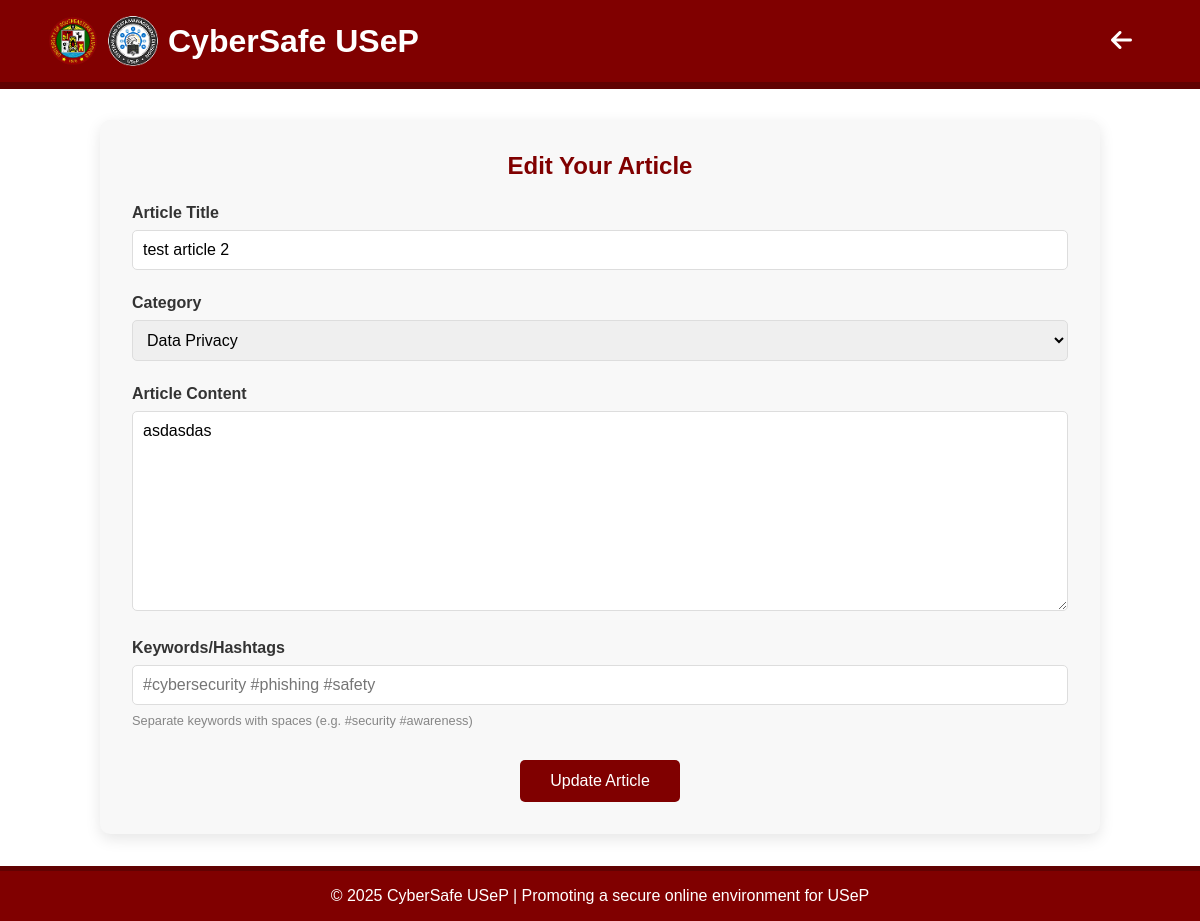
/cybersafeARTICLESUB.php?id=4 (signed in), run on the app's committed database.
### tables this page shows
CREATE TABLE IF NOT EXISTS `articles` (
  `articleID` int NOT NULL AUTO_INCREMENT,
  `userID` int DEFAULT NULL,
  `title` varchar(255) NOT NULL,
  `content` text NOT NULL,
  `category` varchar(50) NOT NULL,
  `submissionDate` datetime NOT NULL DEFAULT CURRENT_TIMESTAMP,
  `publicationDate` datetime DEFAULT NULL,
  `status` enum('pending','rejected','approved') NOT NULL DEFAULT 'pending',
  `keywords` varchar(255) NOT NULL,
  PRIMARY KEY (`articleID`),
  KEY `idx_articles_status` (`status`),
  KEY `idx_articles_user` (`userID`),
  KEY `idx_articles_category` (`category`),
  KEY `category` (`category`)
);

### cybersafeARTICLESUB.php (the view, shortened to what this page needs)
<?php
require_once 'db.php';
$userID    = $_SESSION['user_id'];
$articleID = isset($_GET['id']) ? (int)$_GET['id'] : 0;
$title     = '';
$category  = '';
$content   = '';
$keywords  = '';
if ($articleID > 0) {
    $stmt = $pdo->prepare("
        SELECT title, category, content, keywords
        FROM articles
        WHERE articleID = :aid
          AND userID    = :uid
    ");
    $stmt->execute(['aid' => $articleID, 'uid' => $userID]);
    if ($row = $stmt->fetch(PDO::FETCH_ASSOC)) {
        $title    = $row['title'];
        $category = $row['category'];
        $content  = $row['content'];
        $keywords = $row['keywords'];
    } else {
        header("Location: cybersafeOWNARTICLES.php");
        exit;
    }
}
?>
<!DOCTYPE html>
<html lang="en">
<head>
  <link rel="stylesheet" href="https://cdnjs.cloudflare.com/ajax/libs/font-awesome/6.0.0/css/all.min.css">
</head>
<body>
  <header class="header">
    <div id="logo">
      <img src="images/logo.jpg" alt="CyberSafe USeP Logo">
      <img src="images/sdmdlogo.png" alt="sdmdlogo">
      <h1>CyberSafe USeP</h1>
    </div>
    <div>
      <a href="cybersafeARTICLESv2.php" class="back-btn">
        <i class="fas fa-arrow-left"></i>
      </a>
    </div>
  </header>
  <main class="article-form">
    <h2><?= $articleID ? 'Edit Your Article' : 'Submit New Article' ?></h2>
    <form id="articleSubmissionForm" action="submit_article.php" method="POST">
      <div class="form-group">
        <label for="articleTitle">Article Title</label>
        <input
          type="text"
          id="articleTitle"
          name="title"
          class="form-control"
          required
          placeholder="Enter article title"
          value="<?= htmlspecialchars($title) ?>"
        >
      </div>
      <div class="form-group">
        <label for="articleCategory">Category</label>
        <select
          id="articleCategory"
          name="category"
          class="form-control"
          required
        >
          <?php
            $cats = [
              'phishing'=>'Phishing Awareness',
              'malware'=>'Malware Protection',
              'passwords'=>'Password Security',
              'privacy'=>'Data Privacy',
              'social'=>'Social Engineering',
              'bullying'=>'Cyberbullying',
              'other'=>'Other'
            ];
            foreach ($cats as $val=>$label):
          ?>
            <option value="<?= $val ?>" <?= $category===$val ? 'selected':'' ?>>
              <?= $label ?>
            </option>
          <?php endforeach; ?>
        </select>
      </div>
      <div class="form-group">
        <label for="articleContent">Article Content</label>
        <textarea
          id="articleContent"
          name="content"
          class="form-control"
          required
          placeholder="Write your article content here…"
        ><?= htmlspecialchars($content) ?></textarea>
      </div>
      <div class="form-group">
        <label for="articleHashtags">Keywords/Hashtags</label>
        <input
          type="text"
          id="articleHashtags"
          name="keywords"
          class="hashtags-input"
          placeholder="#cybersecurity #phishing #safety"
          value="<?= htmlspecialchars($keywords) ?>"
        >
        <p class="hashtags-hint">Separate keywords with spaces (e.g. #security #awareness)</p>
      </div>
      <button type="submit" class="submit-btn">
        <?= $articleID ? 'Update Article' : 'Submit Article' ?>
      </button>
    </form>
  </main>
  <footer>
    &copy; 2025 CyberSafe USeP | Promoting a secure online environment for USeP
  </footer>
</body>
</html>

### cybersafeARTICLESUB.php (style rules this page uses)
* { margin: 0; padding: 0; box-sizing: border-box; font-family: Arial, sans-serif; }
body { background-color: #ffffff; color: #333; }
.header { display: flex; justify-content: space-between; align-items: center; background-color: maroon; border-bottom: 7px solid rgb(97, 2, 2); padding: 1rem 3rem; position: fixed; width: 100%; top: 0; left: 0; z-index: 1001; }
.header img { width: 50px; height: 50px; }
.header #logo { gap: 10px; align-items: center; color: white; display: flex; }
.back-btn { color: white; font-size: 1.5rem; text-decoration: none; margin-right: 20px; }
.article-form { max-width: 1000px; margin: 2rem auto; margin-top: 120px; background-color: #f8f8f8; padding: 2rem; border-radius: 10px; box-shadow: 0 5px 15px rgba(0,0,0,0.1); }
.article-form h2 { color: maroon; margin-bottom: 1.5rem; text-align: center; }
.form-group { margin-bottom: 1.5rem; }
.form-group label { display: block; margin-bottom: 0.5rem; font-weight: bold; }
.form-control { width: 100%; padding: 10px; border: 1px solid #ddd; border-radius: 5px; font-size: 1rem; }
textarea.form-control { min-height: 200px; resize: vertical; }
.hashtags-input { width: 100%; padding: 10px; border: 1px solid #ddd; border-radius: 5px; font-size: 1rem; }
.hashtags-hint { font-size: 0.8rem; color: #868686; margin-top: 0.5rem; }
.submit-btn { background-color: maroon; color: white; border: none; padding: 12px 30px; font-size: 1rem; border-radius: 5px; cursor: pointer; display: block; margin: 2rem auto 0; transition: background-color 0.3s; }
footer { background-color: maroon; border-top: 5px solid rgb(97, 2, 2); color: white; text-align: center; padding: 1rem; margin-top: 2rem; }

### data on the page
articles: title "test article 2", category "Data Privacy", content "asdasdas"
